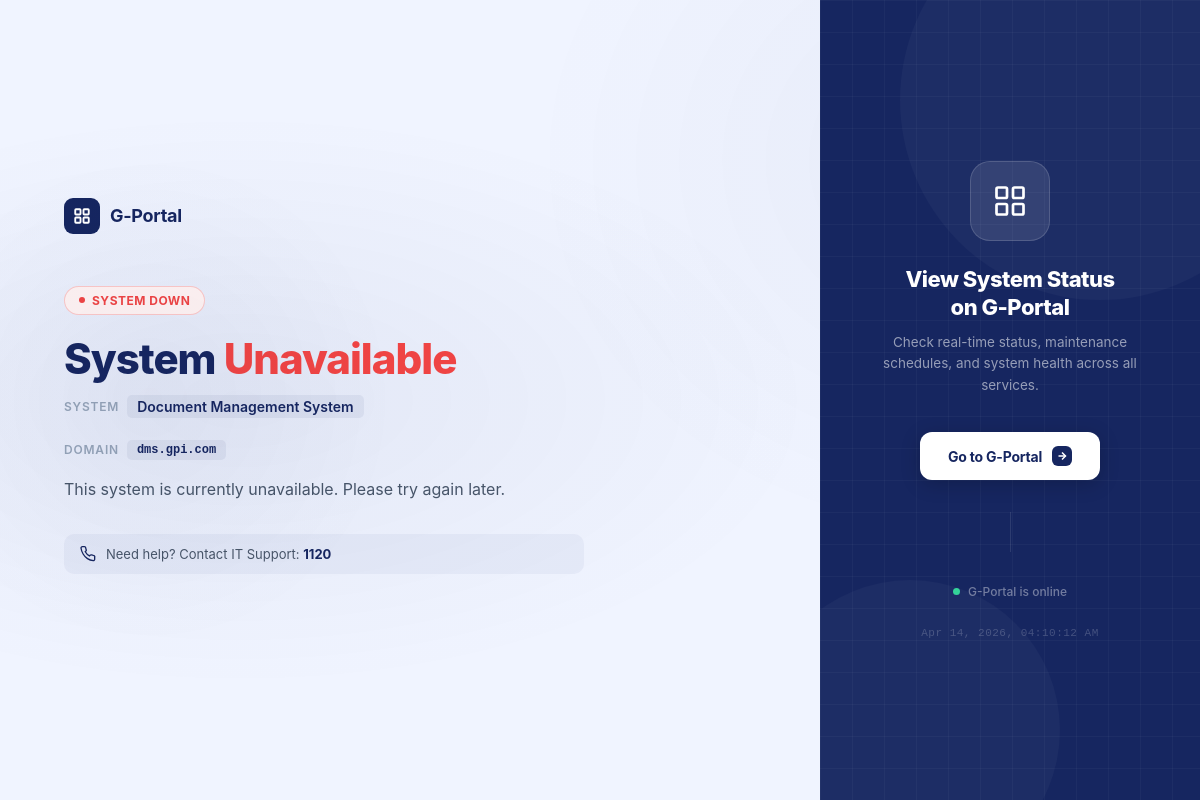
The page /pages/error_page.php?system_id=1 on the database its author committed.
### tables this page shows
CREATE TABLE `systems` (
  `id` int(10) UNSIGNED NOT NULL,
  `name` varchar(255) NOT NULL,
  `category` varchar(100) NOT NULL DEFAULT 'Direct',
  `domain` varchar(255) NOT NULL,
  `network_type` varchar(5) NOT NULL DEFAULT 'https',
  `japanese_domain` varchar(255) DEFAULT NULL,
  `badge_url` varchar(500) DEFAULT NULL,
  `logo` varchar(255) DEFAULT NULL,
  `description` varchar(1000) DEFAULT NULL COMMENT 'System description (max 1000 chars)',
  `japanese_description` text DEFAULT NULL,
  `contact_number` varchar(50) DEFAULT '123',
  `status` enum('online','offline','maintenance','down','archived') DEFAULT 'online',
  `created_at` timestamp NOT NULL DEFAULT current_timestamp(),
  `updated_at` timestamp NOT NULL DEFAULT current_timestamp() ON UPDATE current_timestamp(),
  `exclude_health_check` tinyint(1) NOT NULL DEFAULT 0 COMMENT '1 = skip this system during automated health checks'
);

### pages/error_page.php (the view, shortened to what this page needs)
<?php
$type     = trim($_GET['type']       ?? '503');
$domain   = trim($_GET['domain']     ?? '');
$systemId = intval($_GET['system_id'] ?? 0);
$from     = trim($_GET['from'] ?? 'viewer');
$backUrl  = ($from === 'dashboard') ? 'dashboard.php' : 'viewer.php';
$backLabel = ($from === 'dashboard') ? 'Go to Dashboard' : 'Go to G-Portal';
$systemInfo      = null;
$conn = getDBConnection();
if ($systemId > 0) {
    $stmt = $conn->prepare("SELECT id, name, domain, contact_number, status FROM systems WHERE id = ? LIMIT 1");
    $stmt->bind_param("i", $systemId);
    $stmt->execute();
    $systemInfo = $stmt->get_result()->fetch_assoc();
} elseif (!empty($domain)) {
    $stmt = $conn->prepare("SELECT id, name, domain, contact_number, status FROM systems WHERE domain = ? LIMIT 1");
    $stmt->bind_param("s", $domain);
    $stmt->execute();
    $systemInfo = $stmt->get_result()->fetch_assoc();
    $stmt->close();
}
if ($systemInfo) {
    $systemId = $systemInfo['id'];
    $stmt = $conn->prepare("
        SELECT title, description, start_datetime, end_datetime, status
        FROM maintenance_schedules
        WHERE system_id = ?
          AND status IN ('Scheduled', 'In Progress')
          AND deleted_from_calendar = 0
        ORDER BY start_datetime ASC
        LIMIT 1
    ");
    $stmt->bind_param("i", $systemId);
    $stmt->execute();
    $maintenanceInfo = $stmt->get_result()->fetch_assoc();
    if (in_array($type, ['503', 'down', 'maintenance'])) {
        if ($systemInfo['status'] === 'maintenance' || $maintenanceInfo) {
            $type = 'maintenance';
        } elseif (in_array($systemInfo['status'], ['down', 'offline'])) {
            $type = 'down';
        }
    }
}
$errors = [
    '404' => [
        'code'    => '404',
        'label'   => 'Not Found',
        'title'   => 'Page Not Found',
        'message' => 'The page you\'re looking for doesn\'t exist or has been moved.',
        'color'   => '#6366f1',
        'bg'      => '#EEF2FF',
        'icon'    => 'search',
    ],
    '403' => [
        'code'    => '403',
        'label'   => 'Forbidden',
        'title'   => 'Access Denied',
        'message' => 'You don\'t have permission to access this page.',
        'color'   => '#f59e0b',
        'bg'      => '#FFFBEB',
        'icon'    => 'lock',
    ],
    '500' => [
        'code'    => '500',
        'label'   => 'Server Error',
        'title'   => 'Internal Server Error',
        'message' => 'Something went wrong on our end. Our team has been notified.',
        'color'   => '#ef4444',
        'bg'      => '#FEF2F2',
        'icon'    => 'alert',
    ],
    'down' => [
        'code'    => '',
        'label'   => 'System Down',
        'title'   => 'System Unavailable',
        'message' => 'This system is currently unavailable. Please try again later.',
        'color'   => '#ef4444',
        'bg'      => '#FEF2F2',
        'icon'    => 'offline',
    ],
    'maintenance' => [
        'code'    => '',
        'label'   => 'Under Maintenance',
        'title'   => 'System Under Maintenance',
        'message' => 'This system is currently undergoing scheduled maintenance.',
        'color'   => '#f59e0b',
        'bg'      => '#FFFBEB',
        'icon'    => 'maintenance',
    ],
    'offline' => [
        'code'    => '',
        'label'   => 'Offline',
        'title'   => 'System Offline',
        'message' => 'This system is currently offline.',
        'color'   => '#6b7280',
        'bg'      => '#F9FAFB',
        'icon'    => 'offline',
    ],
];
$errorConfig = $errors[$type] ?? [
    'code'    => '503',
    'label'   => 'Unavailable',
    'title'   => 'Service Unavailable',
    'message' => 'This service is temporarily unavailable. Please try again later.',
    'color'   => '#ef4444',
    'bg'      => '#FEF2F2',
    'icon'    => 'alert',
];
$systemName    = $systemInfo['name']           ?? ($domain ?: 'This System');
$displayDomain = trim($_GET['display_domain'] ?? '');
$systemDomain  = !empty($displayDomain) ? $displayDomain : ($systemInfo['domain'] ?? ($domain ?: '—'));
$contactNumber = $systemInfo['contact_number'] ?? null;
?>
<!DOCTYPE html>
<html lang="en">
<head>
    <link rel="stylesheet" href="../assets/css/error_page.css">
</head>
<body>
<div class="page">
    <div class="left-panel">
        <div class="gportal-mark">
            <div class="gportal-mark-icon">
            </div>
            <span class="gportal-mark-text">G-Portal</span>
        </div>
        <div class="error-badge">
            <span class="error-badge-dot"></span>
            <?= htmlspecialchars($errorConfig['label']) ?>
        </div>
        <h1 class="error-heading">
            <?php
                $words = explode(' ', $errorConfig['title']);
                $last  = array_pop($words);
                echo implode(' ', $words) . ' <span>' . htmlspecialchars($last) . '</span>';
            ?>
        </h1>
        <div class="system-name-row">
            <span class="system-name-label">System</span>
            <span class="system-name-value"><?= htmlspecialchars($systemName) ?></span>
        </div>
        <div class="system-name-row" style="margin-top: 6px;">
            <span class="system-name-label">Domain</span>
            <span class="system-name-value" style="font-size: 12px; font-family: 'Consolas', 'Courier New', monospace;">
                <?= htmlspecialchars($systemDomain) ?>
            </span>
        </div>
        <p class="error-message"><?= htmlspecialchars($errorConfig['message']) ?></p>
        <?php if ($contactNumber): ?>
        <div class="contact-row">
            <span class="contact-row-text">
                Need help? Contact IT Support: <strong><?= htmlspecialchars($contactNumber) ?></strong>
            </span>
        </div>
        <?php endif; ?>
    </div>
    <div class="right-panel">
        <div class="right-panel-grid"></div>
        <div class="right-content">
            <div class="right-icon-wrap">
            </div>
            <h2 class="right-heading">View System Status<br>on G-Portal</h2>
            <p class="right-sub">Check real-time status, maintenance schedules, and system health across all services.</p>
            <a href="<?= htmlspecialchars($backUrl) ?>" class="cta-btn">
                <?= htmlspecialchars($backLabel) ?>
                <span class="cta-btn-arrow">
                    <svg width="12" height="12" viewBox="0 0 24 24" fill="none" stroke="currentColor" stroke-width="3">
                        <line x1="5" y1="12" x2="19" y2="12"></line>
                        <polyline points="12 5 19 12 12 19"></polyline>
                    </svg>
                </span>
            </a>
            <div class="status-indicator">
                <span class="status-dot-live"></span>
                G-Portal is online
            </div>
            <div class="right-timestamp" id="timestamp"></div>
        </div>
    </div>
</div>
</body>
</html>

### rows shown on the page
systems: status "SYSTEM DOWN", name "Document Management System", domain "dms.gpi.com", status "This system is currently unavailable. Please try again later.", contact_number "1120"

### other values the page prints
implode(' ', $words) "System"
$last "Unavailable"
$backLabel "Go to G-Portal"
